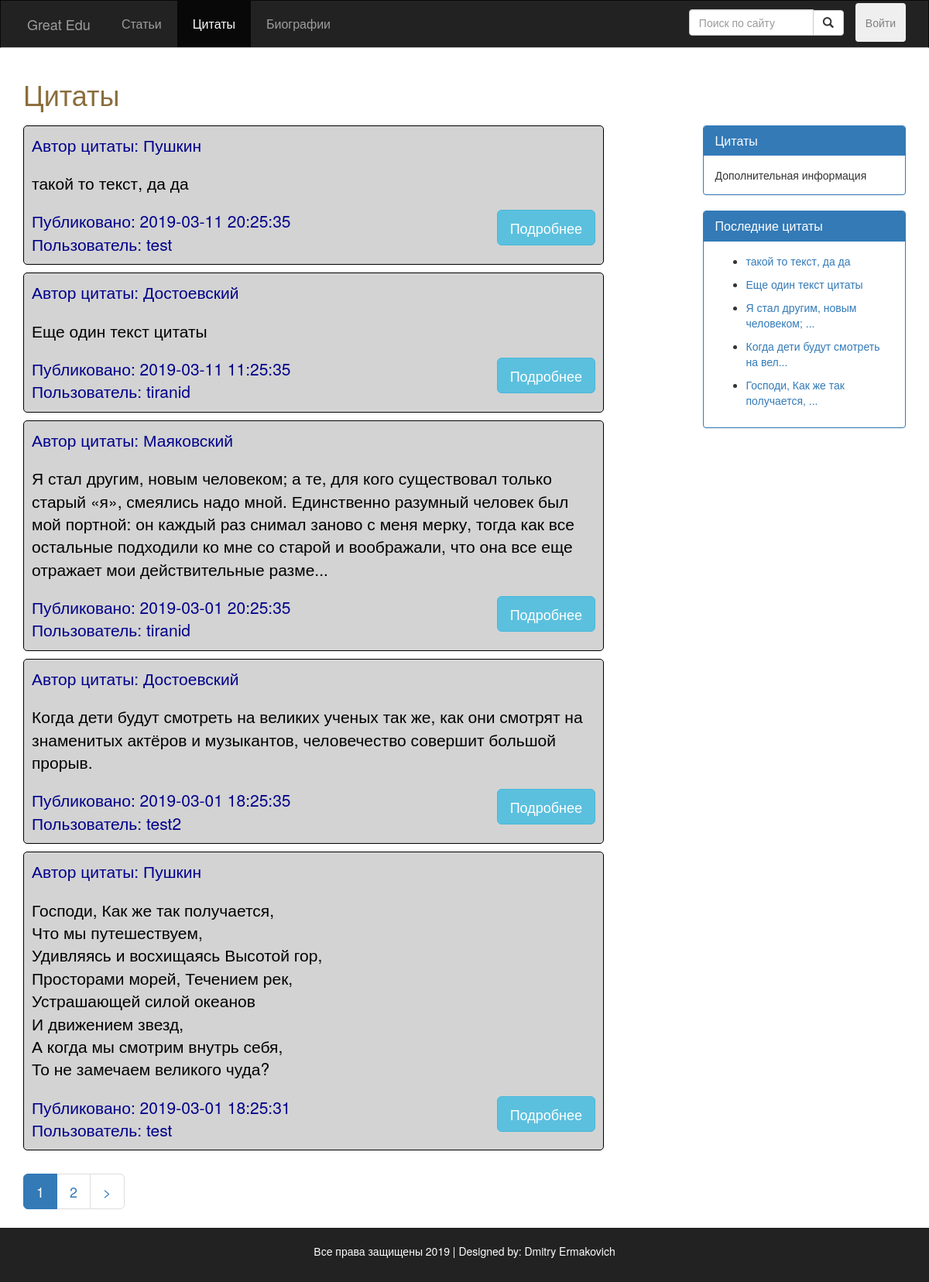
Page /src/public_routes/Quotes.php on the earlier database version.
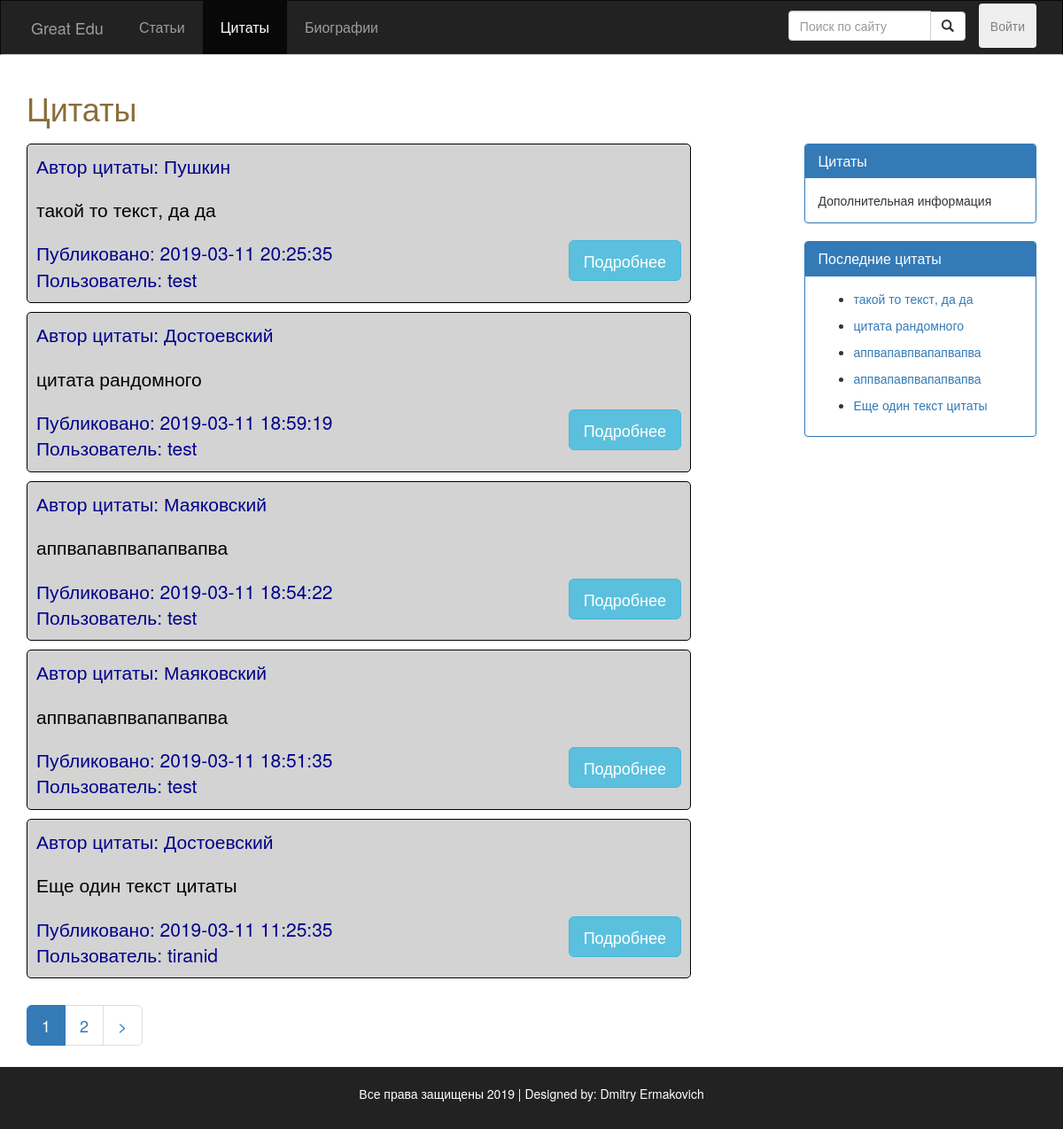
Same page on the later database version.
### src/Include/dbFunctions.php (called while the page is built, shortened)
<?php
require_once 'DatabaseLoad.php';
function doSQLQuery($query)
{
  global $con2;
  try {
    $exec = mysqli_query($con2, $query) or die(mysqli_error($con2));
    if ($exec) {
      return $exec;
    }
  } catch (Exception $e) {
    echo $e->getMessage();
  }
  return false;
}
function execQueryToArray($query)
{
  global $con2;
  $exec = doSQLQuery($query) or die(mysqli_error($con2));
  if ($exec) {
    $arr = [];
    if (mysqli_num_rows($exec) > 0) {
      while ($post = mysqli_fetch_assoc($exec)) {
        array_push($arr, $post);
      }
    }
    return $arr;
  }
  return null;
}
function getUserById($id)
{
  $query = "SELECT * FROM Пользователи WHERE id = $id";
  $resultArray = execQueryToArray($query);
  $author = $resultArray[0];
  return $author;
}

### src/utils/quotes_c.php (the view, shortened to what this page needs)
<?php
function getQuoteAuthor($id) {
  $query = "SELECT * FROM Авторы WHERE id = $id";
  $exec = doSQLQuery($query);
  if ($post = mysqli_fetch_assoc($exec)) {
    return $post;
  }
  return null;
}
function fillQuotes() {
  global $con2;
  $query = "";
  if (isset($_GET['search'])) {
    if (empty($_GET['search'])) {
      Redirect_To('Blog.php');
    } else {
    }
  } else {
    $query = "SELECT * FROM Цитаты ORDER BY дата_публикации DESC LIMIT 0,5	";
  }
  $exec = doSQLQuery($query) or die(mysqli_error($con2));
  if ($exec) {
    if (mysqli_num_rows($exec) > 0) {
      while ($post = mysqli_fetch_assoc($exec)) {
        $post_id = $post['id'];
        $post_date = $post['дата_публикации'];
        $quote_auth_id = $post['автор'] ;
        $authorObj = getQuoteAuthor($quote_auth_id);
        $post_quote_author = $authorObj['фамилия'];
        $author_id = $post['автор_публикации'];
        $author_obj = getUserById($author_id);
        $post_author = $author_obj['никнейм'];
        $text = $post['текст'];
        $post_content = $text;
        if (mb_strlen($text) > 300) {
          $post_content = mb_substr($text, 0, 300, "utf-8") . '...';
        }
        ?>
        <div class="post" style="border: black solid 1px; border-radius: 5px; background-color: lightgrey;" >
          <div class="post-info">
            <p class="lead" style="color: darkblue;">
              Автор цитаты: <?php echo htmlentities($post_quote_author); ?>
            </p>
          </div>
          <div class="post-content" style="color: black;">
            <p class="lead"><?php echo nl2br($post_content); ?></p>
          </div>
          <div style="display: flex; justify-content: space-between;">
            <div class="post-info">
              <p class="lead" style="color: darkblue; margin-bottom: 1px;">
                Публиковано: <?php echo htmlentities($post_date); ?> <br> Пользователь: <?php echo htmlentities($post_author);
                ?>
              </p>
            </div>
              <a href="Quote.php?id=<?php echo $post_id; ?>">
                <button style="" class="btn btn-info btn-lg" id="read_more_btn">Подробнее</button>
              </a>
          </div>
        </div>
  <?php
  }
  } else {
    echo "<span class='lead'>Нет никаких цитат<span>";
    }
  } else {
    echo "<span class='lead'>Ошибка сервера<span>";
  }
}
function fillPagesQuotes() {
  if (!isset($_GET['page'])) {
    $page = 1;
  }
  else {
    $page = $_GET['page'];
  }
    ?>
    <?php
  $sql = "SELECT COUNT(*) FROM Цитаты";
  $exec = doSQLQuery($sql);
  $rowCount = mysqli_fetch_array($exec);
  $totalRow = array_shift($rowCount);
  $postPerPage = ceil($totalRow / 5);
  for ($count = 1; $count <= $postPerPage; $count++){
    if ($page == $count) {
      ?>
      <li class="active"><a href="Quotes.php?page=<?php echo $count ?>"><?php echo $count ?></a></li>
      <?php
    }else {
      ?>
      <li><a href="Quotes.php?page=<?php echo $count ?>"><?php echo $count ?></a></li>
      <?php
    }
  }
  if($page < $postPerPage) {
    ?>
    <li><a href="Quotes.php?page=<?php echo $page + 1; ?>">></a></li>
    <?php
  }
}
function fillQuotesReferences()
{
  $sql = "SELECT * FROM Цитаты ORDER BY дата_публикации DESC LIMIT 5 ";
  $exec = doSQLQuery($sql);
  while ($recentPost = mysqli_fetch_assoc($exec)) {
    $postID = $recentPost['id'];
    $text = $recentPost['текст'];
    if (mb_strlen($text) > 32) {
      $text = mb_substr($text, 0, 32, "utf-8") . '...';
    }
    ?>
    <nav>
      <ul>
        <li><a href="Quote.php?id=<?php echo $postID; ?>">
            <?php echo $text ?>
          </a></li>
      </ul>
    </nav>
  <?php
  }
}
?>

Differences in the rows shown:
no longer on this page (row unchanged): цитаты: автор.фамилия "Маяковский", текст "Я стал другим, новым человеком; а те, для кого существовал только старый «я», смеялись надо мной. Единственно разумный человек был мой портной: он каждый раз снимал заново с меня мерку, тогда как все остальные подходили ко мне со старой и воображали, что она все еще отражает мои действительные разме...", дата_публикации "2019-03-01 20:25:35", автор_публикации.никнейм "tiranid", текст "Я стал другим, новым человеком; ..."
no longer on this page (row unchanged): цитаты: автор.фамилия "Достоевский", текст "Когда дети будут смотреть на великих ученых так же, как они смотрят на знаменитых актёров и музыкантов, человечество совершит большой прорыв.", дата_публикации "2019-03-01 18:25:35", автор_публикации.никнейм "test2", текст "Когда дети будут смотреть на вел..."
no longer on this page (row unchanged): цитаты: автор.фамилия "Пушкин", текст "Господи, Как же так получается, Что мы путешествуем, Удивляясь и восхищаясь Высотой гор, Просторами морей, Течением рек, Устрашающей силой океанов И движением звезд, А когда мы смотрим внутрь себя, То не замечаем великого чуда?", дата_публикации "2019-03-01 18:25:31", автор_публикации.никнейм "test", текст "Господи, Как же так получается, ..."
added цитаты: автор.фамилия "Достоевский", текст "цитата рандомного", дата_публикации "2019-03-11 18:59:19", автор_публикации.никнейм "test"
added цитаты: автор.фамилия "Маяковский", текст "аппвапавпвапапвапва", дата_публикации "2019-03-11 18:54:22", автор_публикации.никнейм "test"
added цитаты: автор.фамилия "Маяковский", текст "аппвапавпвапапвапва", дата_публикации "2019-03-11 18:51:35", автор_публикации.никнейм "test"
